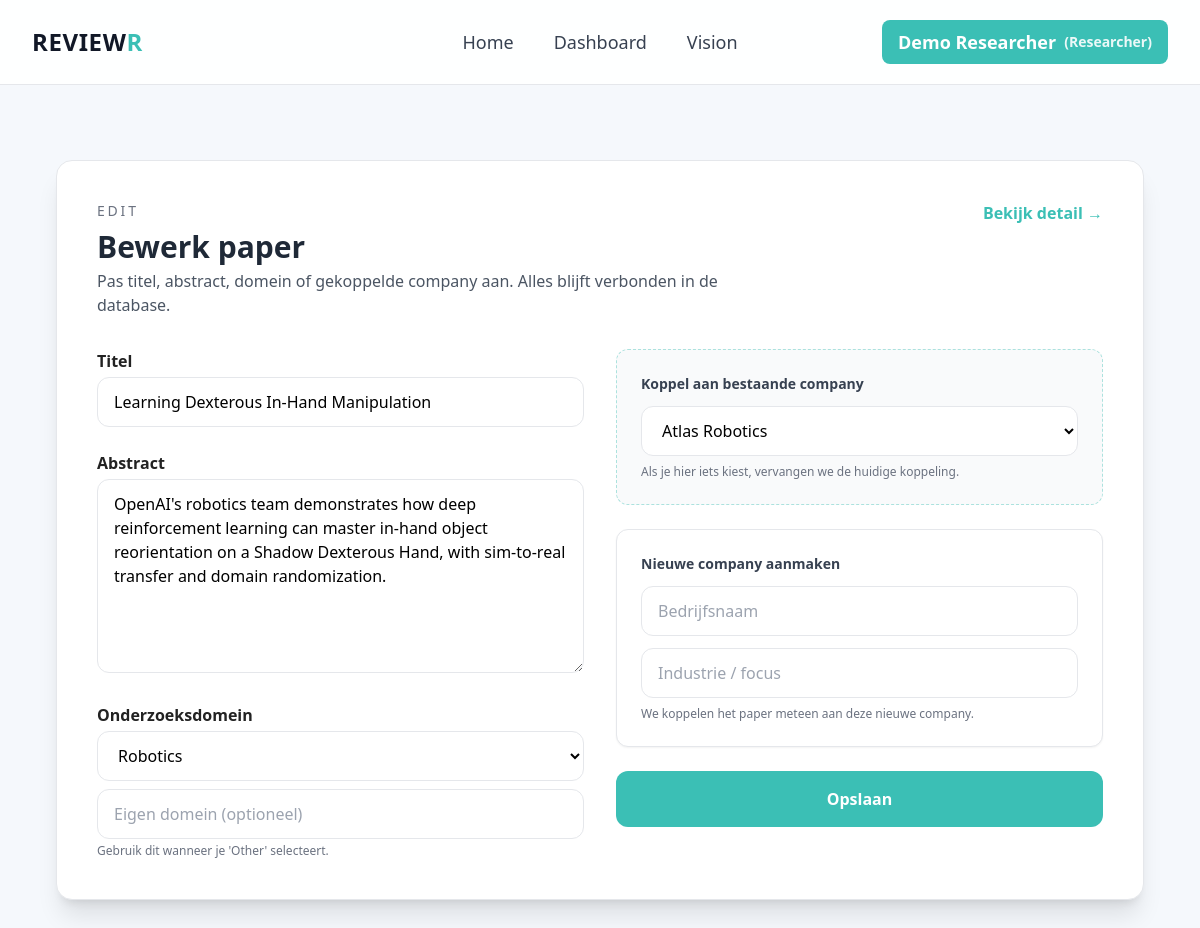
Screenshot of /update_paper/1 (signed in) with the database file from the repository.
### app/models.py (models this page shows)
class Paper(db.Model):
    __tablename__ = "Paper"
    paper_id = db.Column(db.Integer, primary_key=True)
    user_id = db.Column(db.Integer, db.ForeignKey('User.user_id', ondelete='CASCADE'))
    title = db.Column(db.String(255), nullable=False)
    abstract = db.Column(db.Text)
    research_domain = db.Column(db.String(120), default="General", nullable=False)
    upload_date = db.Column(db.DateTime, server_default=db.func.now())
    file_path = db.Column(db.String(512), nullable=False)
    reviews = db.relationship('Review', backref='paper', lazy=True)
    companies = db.relationship('PaperCompany', back_populates='paper')

class PaperCompany(db.Model):
    __tablename__ = "PaperCompany"
    paper_id = db.Column(db.Integer, db.ForeignKey('Paper.paper_id', ondelete='CASCADE'), primary_key=True)
    company_id = db.Column(db.Integer, db.ForeignKey('Company.company_id', ondelete='CASCADE'), primary_key=True)
    paper = db.relationship('Paper', back_populates='companies')
    company = db.relationship('Company', back_populates='papers')

class Company(db.Model):
    __tablename__ = "Company"
    company_id = db.Column(db.Integer, primary_key=True)
    name = db.Column(db.String(255), nullable=False)
    industry = db.Column(db.String(255))
    papers = db.relationship('PaperCompany', back_populates='company')

### app/routes.py (the view, shortened to what this page needs)
@main.route("/update_paper/<int:paper_id>", methods=["GET", "POST"])
def update_paper(paper_id):
    if not session.get("user_id"):
        flash("Please log in first.", "error")
        return redirect(url_for("main.login"))
    paper = Paper.query.get_or_404(paper_id)
    if session.get("user_id") != paper.user_id and session.get("user_role") not in ["System/Admin", "Founder"]:
        flash("Access denied.", "error")
        return redirect(url_for("main.dashboard"))
    companies = Company.query.order_by(Company.name).all()
    return render_template("update_paper.html", paper=paper, title="Update Paper", domains=POPULAR_DOMAINS, companies=companies)

### app/templates/update_paper.html (shortened to what this page needs)
{% extends "base.html" %}
{% block content %}
<section class="bg-white rounded-2xl shadow-xl border border-gray-200 p-10">
  <div class="flex items-start justify-between flex-wrap gap-4">
    <div>
      <p class="text-sm uppercase tracking-[0.2em] text-gray-500 mb-2">Edit</p>
      <h1 class="text-3xl font-extrabold text-gray-800">Bewerk paper</h1>
      <p class="text-gray-600 max-w-2xl mt-1">Pas titel, abstract, domein of gekoppelde company aan. Alles blijft verbonden in de database.</p>
    </div>
    <a href="{{ url_for('main.paper_detail', paper_id=paper.paper_id) }}" class="text-accent font-semibold hover:underline">Bekijk detail →</a>
  </div>
  <form method="post" class="mt-8 grid md:grid-cols-2 gap-8">
    <div class="space-y-6">
      <div>
        <label class="block mb-1 font-semibold">Titel</label>
        <input type="text" name="title" value="{{ paper.title }}" required
               class="w-full px-4 py-3 rounded-xl border border-gray-200 focus:outline-none focus:ring-2 focus:ring-accent text-black">
      </div>
      <div>
        <label class="block mb-1 font-semibold">Abstract</label>
        <textarea name="abstract" required rows="7"
                  class="w-full px-4 py-3 rounded-xl border border-gray-200 focus:outline-none focus:ring-2 focus:ring-accent text-black">{{ paper.abstract }}</textarea>
      </div>
      <div>
        <label class="block mb-1 font-semibold">Onderzoeksdomein</label>
        <select name="research_domain" class="w-full px-4 py-3 rounded-xl border border-gray-200 focus:outline-none focus:ring-2 focus:ring-accent text-black bg-white">
          {% for d in domains %}
            <option value="{{ d }}" {% if paper.research_domain == d %}selected{% endif %}>{{ d }}</option>
          {% endfor %}
        </select>
        <input type="text" name="custom_domain" placeholder="Eigen domein (optioneel)"
               class="w-full mt-2 px-4 py-3 rounded-xl border border-gray-200 focus:outline-none focus:ring-2 focus:ring-accent text-black"
               value="{% if paper.research_domain not in domains %}{{ paper.research_domain }}{% endif %}">
        <p class="text-xs text-gray-500 mt-1">Gebruik dit wanneer je 'Other' selecteert.</p>
      </div>
    </div>
    <div class="space-y-6">
      <div class="bg-gray-50 border border-dashed border-accent/40 rounded-xl p-6">
        <p class="text-sm font-semibold text-gray-700 mb-3">Koppel aan bestaande company</p>
        <select name="company_id" class="w-full px-4 py-3 rounded-xl border border-gray-200 focus:outline-none focus:ring-2 focus:ring-accent text-black bg-white">
          {% for company in companies %}
            <option value="{{ company.company_id }}"
              {% for link in paper.companies %}
                {% if link.company_id == company.company_id %}selected{% endif %}
              {% endfor %}>
              {{ company.name }}
            </option>
          {% endfor %}
        </select>
        <p class="text-xs text-gray-500 mt-2">Als je hier iets kiest, vervangen we de huidige koppeling.</p>
      </div>
      <div class="bg-white border border-gray-200 rounded-xl p-6 shadow-sm">
        <p class="text-sm font-semibold text-gray-700 mb-3">Nieuwe company aanmaken</p>
        <div class="space-y-3">
          <input type="text" name="new_company" placeholder="Bedrijfsnaam" class="w-full px-4 py-3 rounded-xl border border-gray-200 focus:outline-none focus:ring-2 focus:ring-accent text-black">
          <input type="text" name="new_company_industry" placeholder="Industrie / focus" class="w-full px-4 py-3 rounded-xl border border-gray-200 focus:outline-none focus:ring-2 focus:ring-accent text-black">
        </div>
        <p class="text-xs text-gray-500 mt-2">We koppelen het paper meteen aan deze nieuwe company.</p>
      </div>
      <button type="submit"
              class="w-full px-6 py-4 bg-accent text-white rounded-xl font-semibold hover:bg-teal-600 transition">
        Opslaan
      </button>
    </div>
  </form>
</section>
{% endblock %}

### app/templates/base.html (style rules this page uses)
html, body { background-color: #f5f8fc !important; color: #222 !important; overflow-x: hidden; height: 100%; }

### rows the page displays
Paper: title "Learning Dexterous In-Hand Manipulation", abstract "OpenAI's robotics team demonstrates how deep reinforcement learning can master in-hand object reorientation on a Shadow Dexterous Hand, with sim-to-real transfer and domain randomization.", research_domain "Robotics"
PaperCompany: company_id "Atlas Robotics"

### other values shown
{{ session.get('user_name') }} "Demo Researcher"
{{ session.get('user_role') }} "Researcher"
